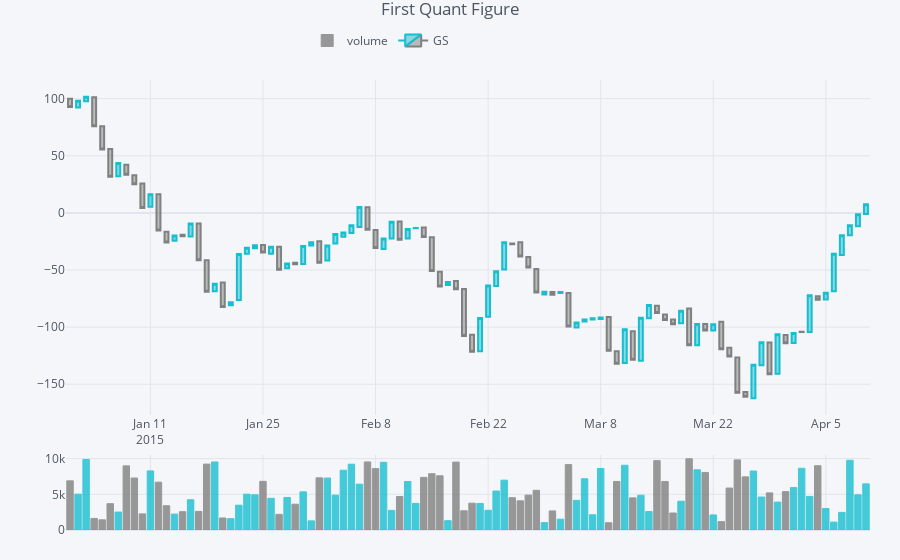

Source (notebook cell):
### Code cell
qf=cf.QuantFig(df,title='First Quant Figure',legend='top',name='GS')
qf.add_volume(hovertext=text)
qf.iplot()
